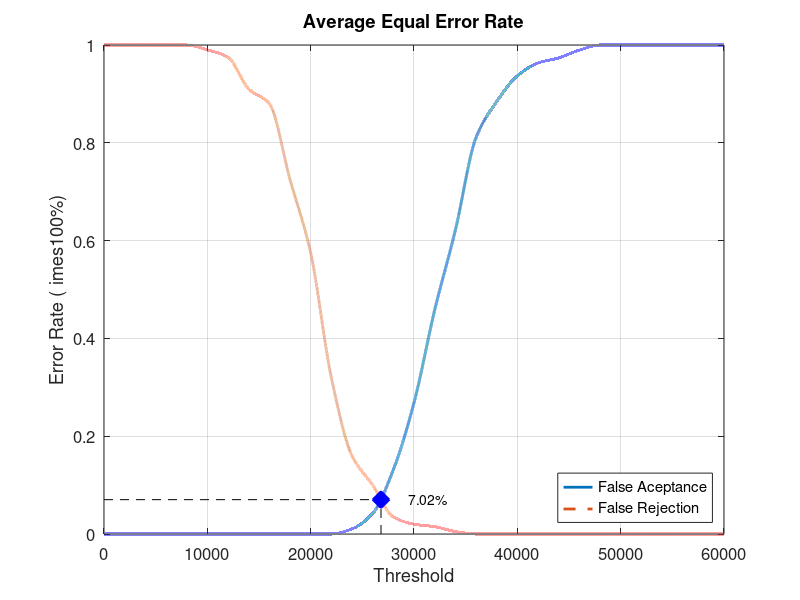
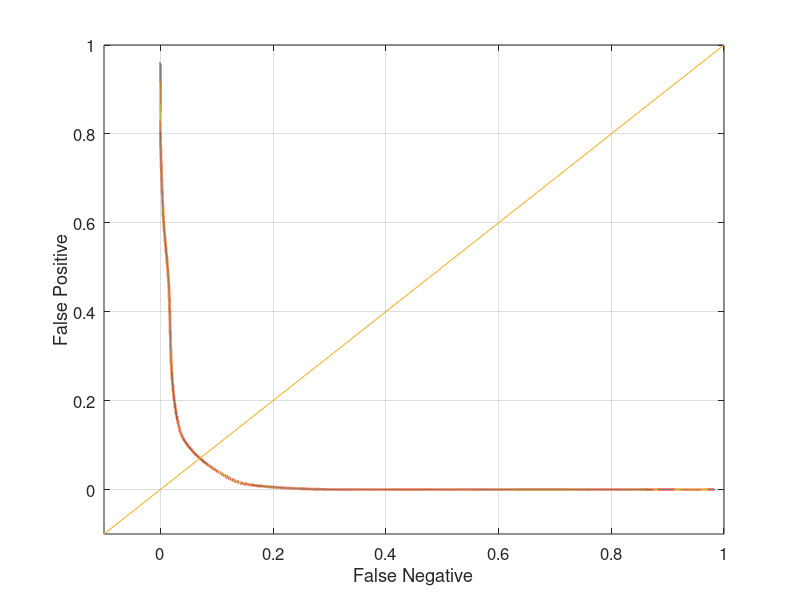

The MATLAB script that drew these images, in order:
close all;
clear;
clc;
x = 0:2000:60000;
xq = 0:0.5:60000;

y0 = [0 0 0 0 0 0 0 0 0 0 0 0 0.0105263 0.0421053 0.131579 0.268421 0.457895 0.621053 0.810526 0.884211 0.936842 0.963158 0.973684 0.989474 1 1 1 1 1 1 1]
yy0 = interp1(x, y0, xq, 'pchip');
y1 = [1 1 1 1 1 0.99 0.975 0.91 0.88 0.725 0.575 0.32 0.16 0.1 0.035 0.02 0.015 0.005 0 0 0 0 0 0 0 0 0 0 0 0 0]
yy1 = interp1(x, y1, xq, 'pchip');

% Calculating EER: 
y2 = abs(y0 - y1);
find(y2 == min(y2))
yy2 = abs(yy0 - yy1);
xEER = find(yy2 == min(yy2));
xEERIndex = xq(xEER) % X-axis EER
yEER = yy0(xEER) % Y-axis EER

main = figure
plot(xq, yy0,'-','LineWidth', 2);	hold on
plot(xq, yy1,'--','LineWidth', 2);	hold on
plot([xEERIndex xEERIndex], [0 yEER], 'k--');	hold on
plot([0 xEERIndex], [yEER yEER], 'k--');	hold on
plot(xEERIndex, yEER, 'bx', 'LineWidth', 10);	hold on
text(xEERIndex + 10 * xEERIndex / 100, yEER, [num2str(round((10000 * yEER)) / 100) '%'])
legend('False Aceptance', 'False Rejection', 'Location', 'SouthEast')
xlabel('Threshold')
ylabel('Error Rate (	imes100%)')
title('Average Equal Error Rate')
set(gca, 'FontSize', 12)
axis([0 60000 0 1])
grid on

print(main, 'Database1_1Main', '-dpng');
FNRxFPR = figure('Color', [1 1 1]);
plot(yy1, yy0, '-', yy1, yy0, 'LineWidth', 2);
hold on
y = -0.1:0.1:1
plot(y, y); 
set(gca, 'FontSize', 12)
xlabel('False Negative')
ylabel('False Positive')
axis([-0.1 1 -0.1 1])
set(gca, 'FontSize', 12)
grid on

print(FNRxFPR, 'Database1_1FNRxFPR','-dpng');
